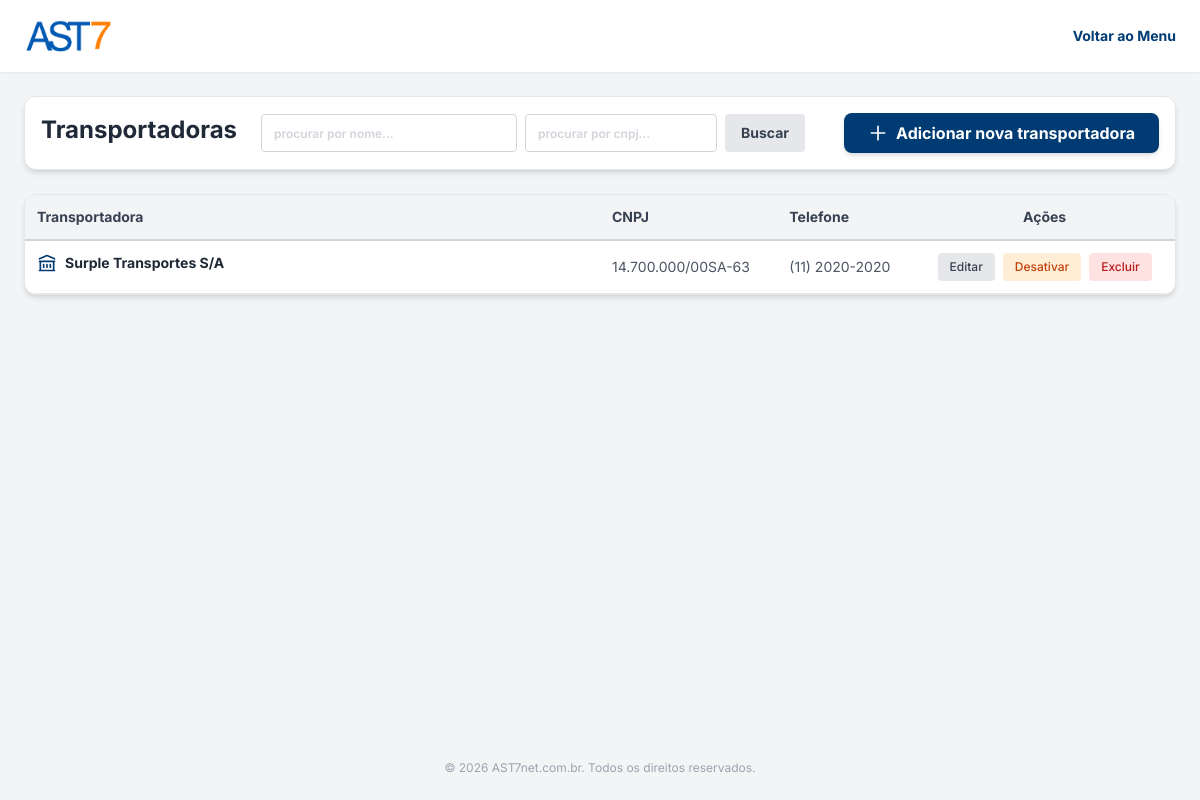
The app's page /transportadoras.php (signed in), older data.
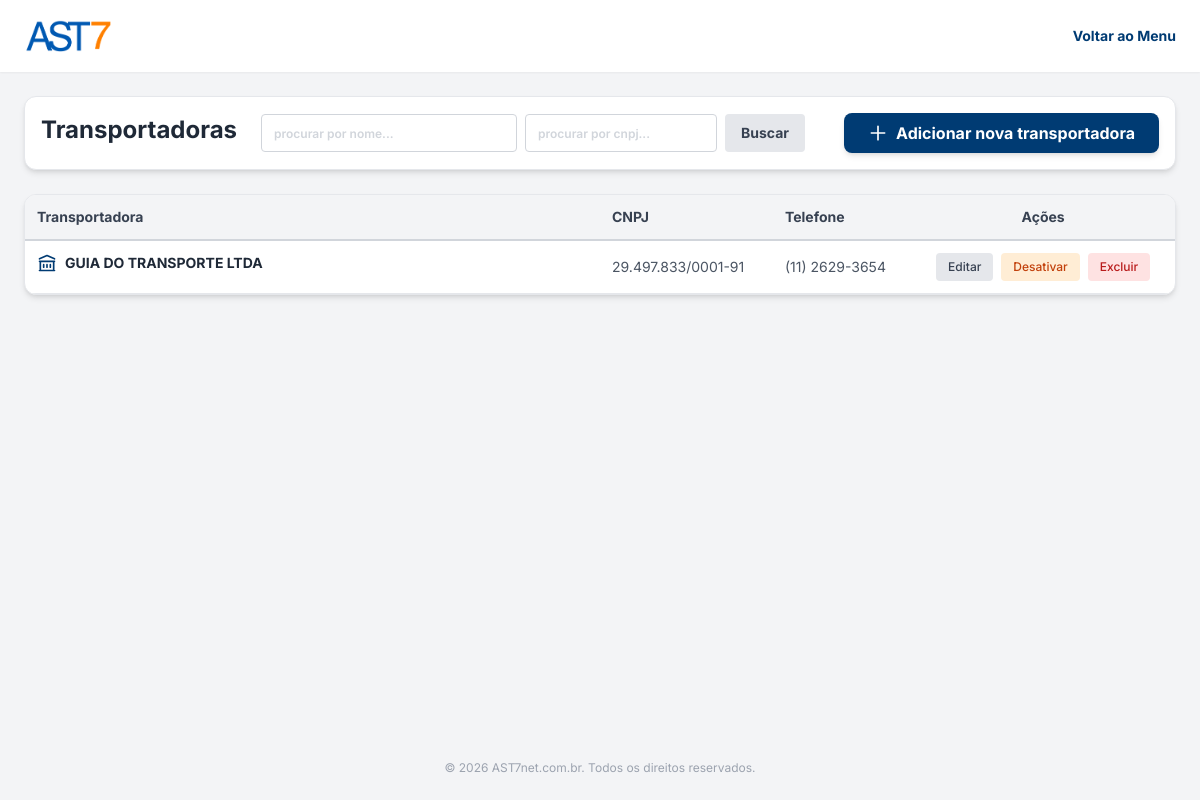
The same page, newer data.
### tables this page shows
CREATE TABLE transportadoras (
                id INTEGER PRIMARY KEY AUTOINCREMENT,
                razao_social TEXT NOT NULL,
                telefones TEXT,
                endereco TEXT,
                complemento TEXT,
                bairro TEXT,
                cidade TEXT,
                cep TEXT,
                uf TEXT,
                contato TEXT,
                telefone TEXT,
                celular TEXT,
                o800 TEXT,
                cnpj TEXT UNIQUE,
                inscricao TEXT,
                email TEXT,
                observacao TEXT,
                ativo INTEGER DEFAULT 1,
                created_at DATETIME DEFAULT CURRENT_TIMESTAMP
            );

### transportadoras.php (the view, shortened to what the changed rows need)
<?php
$pdo = Database::getInstance();
$pagina_atual = isset($_GET['page']) && is_numeric($_GET['page']) ? (int)$_GET['page'] : 1;
$limite = 10;
$offset = ($pagina_atual - 1) * $limite;
$sql_where = " WHERE 1=1";
$params = [];
$sql = "SELECT * FROM transportadoras" . $sql_where . " ORDER BY razao_social ASC LIMIT $limite OFFSET $offset";
$stmt = $pdo->prepare($sql);
$stmt->execute($params);
$transportadoras = $stmt->fetchAll();
?>
<!DOCTYPE html>
<html lang="pt-BR">
<head>
    <script src="https://cdn.tailwindcss.com"></script>
</head>
<body class="bg-bg-main min-h-screen flex flex-col font-sans text-text-main text-base">
    <main class="flex-grow p-4 md:p-6 max-w-[1400px] mx-auto w-full">
        <div class="bg-white p-4 rounded-xl shadow-md border border-gray-200 mb-6 flex flex-col md:flex-row justify-between items-center gap-4">
            <div class="flex gap-2 w-full md:w-auto">
                <h1 class="text-2xl font-bold text-gray-800 hidden md:block mr-4">Transportadoras</h1>
            </div>
        </div>
        <div class="bg-white rounded-xl shadow-md border border-gray-200 overflow-hidden">
            <div class="overflow-x-auto">
                <table class="w-full text-left border-collapse text-sm">
                    <thead>
                        <tr class="border-b-2 border-gray-300 text-gray-700 bg-gray-100">
                            <th class="py-3 px-3 font-bold w-1/2">Transportadora</th>
                            <th class="py-3 px-3 font-bold">CNPJ</th>
                            <th class="py-3 px-3 font-bold">Telefone</th>
                            <th class="py-3 px-3 font-bold text-center">Ações</th>
                        </tr>
                    </thead>
                    <tbody>
                        <?php foreach($transportadoras as $t): ?>
                        <tr class="border-b border-gray-200 hover:bg-blue-50 transition-colors <?= $t['ativo'] == 0 ? 'opacity-60 bg-gray-100' : '' ?>">
                            <td class="py-3 px-3 font-bold text-gray-800 flex items-center gap-2">
                                <svg class="w-5 h-5 text-brand-blue" fill="none" stroke="currentColor" viewBox="0 0 24 24"><path stroke-linecap="round" stroke-linejoin="round" stroke-width="2" d="M8 14v3m4-3v3m4-3v3M3 21h18M3 10h18M3 7l9-4 9 4M4 10h16v11H4V10z"></path></svg>
                                <?= htmlspecialchars($t['razao_social']) ?>
                            </td>
                            <td class="py-3 px-3 text-gray-600"><?= htmlspecialchars($t['cnpj']) ?></td>
                            <td class="py-3 px-3 text-gray-600"><?= htmlspecialchars($t['telefone']) ?></td>
                            <td class="py-3 px-3">
                                <div class="flex items-center justify-center gap-2">
                                    <a href="transportadoras.php?edit=<?= $t['id'] ?>" class="bg-gray-200 text-gray-700 hover:bg-gray-300 px-3 py-1.5 rounded transition-colors text-xs font-medium">Editar</a>
                                    <a href="transportadoras.php?toggle=<?= $t['id'] ?>" class="<?= $t['ativo'] ? 'bg-orange-100 text-orange-700 hover:bg-orange-200' : 'bg-green-100 text-green-700 hover:bg-green-200' ?> px-3 py-1.5 rounded transition-colors text-xs font-medium">
                                        <?= $t['ativo'] ? 'Desativar' : 'Ativar' ?>
                                    </a>
                                    <a href="transportadoras.php?delete=<?= $t['id'] ?>" onclick="return confirm('Tem certeza que deseja EXCLUIR esta transportadora?')" class="bg-red-100 text-red-700 hover:bg-red-200 px-3 py-1.5 rounded transition-colors text-xs font-medium">Excluir</a>
                                </div>
                            </td>
                        </tr>
                        <?php endforeach; ?>
                    </tbody>
                </table>
            </div>
        </div>
    </main>
</body>
</html>

Row changes from the older to the newer data that the page shows:
changed transportadoras: razao_social "Surple Transportes S/A" → "GUIA DO TRANSPORTE LTDA"; cnpj "14.700.000/00SA-63" → "29.497.833/0001-91"; telefone "(11) 2020-2020" → "(11) 2629-3654"
